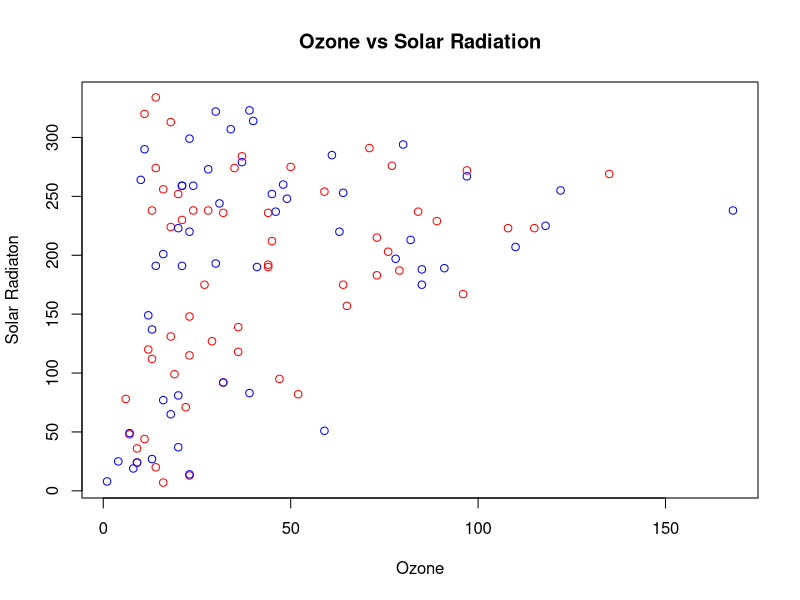

Write the R code that produced this figure. (Note: this script raises an error after producing the figure.)
## ---- chunk 1
library(datasets)

data("airquality")

summary(airquality)

plot(airquality$Ozone,airquality$Solar.R, 
     main="Ozone vs Solar Radiation",
        xlab="Ozone",
        ylab="Solar Radiaton",
     col = c("blue","red"))
## ---- chunk 2
names(iris) <- tolower(names(iris))
library(datasets)
library(tidyverse)
library(tibble)

data("iris")
summary(iris)

iris_vers_sepal_length <- as_tibble(iris %>% 
  select(Sepal.Length) %>% 
  filter(iris$Species == "versicolor") %>%
  arrange(desc(Sepal.Length)))
iris_vers_sepal_length

iris_seto_sepal_length <- as_tibble(iris %>% 
  select(Sepal.Length) %>% 
  filter(iris$Species == "setosa",) %>%
  arrange(desc(Sepal.Length)))
iris_seto_sepal_length

iris_virg_sepal_length <- as_tibble(iris %>% 
  select(Sepal.Length) %>% 
  filter(iris$Species == "virginica",) %>%
  arrange(desc(Sepal.Length)))
iris_virg_sepal_length


sapply(iris_virg_sepal_length, mean, na.rm = TRUE)
lapply(iris_vers_sepal_length, mean, na.rm = TRUE)
sapply(iris_seto_sepal_length, mean, na.rm = TRUE)
cor(iris_vers_sepal_length,iris_seto_sepal_length)
cor(iris_vers_sepal_length,iris_virg_sepal_length)
cor(iris_virg_sepal_length,iris_seto_sepal_length)

## ---- chunk 3

names(iris) <- tolower(names(iris))
library(datasets)
library(tidyverse)
library(tibble)

data("iris")

iris_sepal <- as_tibble(iris %>% 
  select(Sepal.Length, Sepal.Width, Species) %>% 
  arrange(desc(Sepal.Length)))
iris_sepal

iris_vers_sepal <- as_tibble(iris %>% 
  select(Sepal.Length, Sepal.Width, Species) %>% 
  filter(iris$Species == "versicolor") %>%
  arrange(desc(Sepal.Length)))
iris_vers_sepal

iris_seto_sepal <- as_tibble(iris %>% 
  select(Sepal.Length, Sepal.Width, Species) %>% 
  filter(iris$Species == "setosa") %>%
  arrange(desc(Sepal.Length)))
iris_seto_sepal

iris_virg_sepal <- as_tibble(iris %>% 
  select(Sepal.Length, Sepal.Width, Species) %>% 
  filter(iris$Species == "virginica") %>%
  arrange(desc(Sepal.Length)))
iris_virg_sepal

plot_test <- ggplot(iris_sepal, aes(x= Sepal.Length, y = Sepal.Width, colour = Species)) +
  geom_point() +
  geom_point() +
  geom_point() +
  geom_line() +
  xlab(label = "Sepal Length") +
  ylab(label = "Sepal Width")+
  ggtitle("Width vs Length")

plot_test +
  geom_smooth(method="loess", color="darkgreen", fill="blue", alpha=0.2)+
  scale_color_manual(values = c("#E69F00","#800080", "#808080"))

## ---- chunk 4
names(iris) <- tolower(names(iris))
library(datasets)
library(tidyverse)
library(tibble)

data("iris")

filtered_species <- iris %>%
  filter(Species %in% c("virginica","versicolor","setosa"), Petal.Length > 1.3, Petal.Width > 0.1) %>%
  select(-(c(Sepal.Length,Sepal.Width))) %>%
  arrange(desc(Petal.Length)) %>%
  mutate(Petal.Area = Petal.Length * Petal.Width) %>%
  group_by(Species) %>%
  summarize(meanLength = mean(Petal.Length), meanWidth = mean(Petal.Width), TotalNumber= n())

filtered_species
